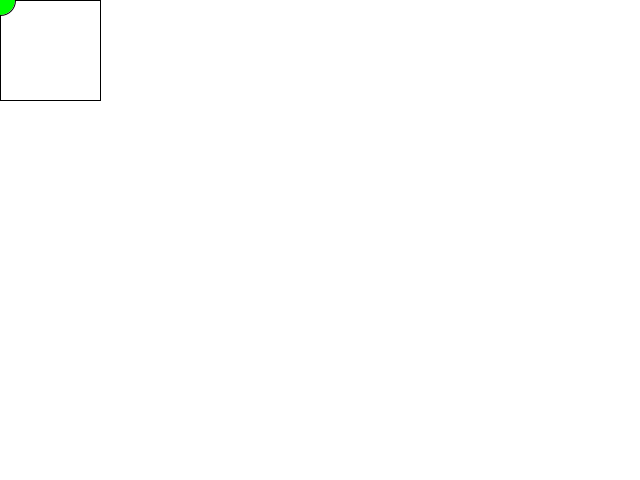
Frame 1 (no input)
Frame 60 (the mouse pressed at the canvas centre just before this capture): identical to frame 1, image omitted
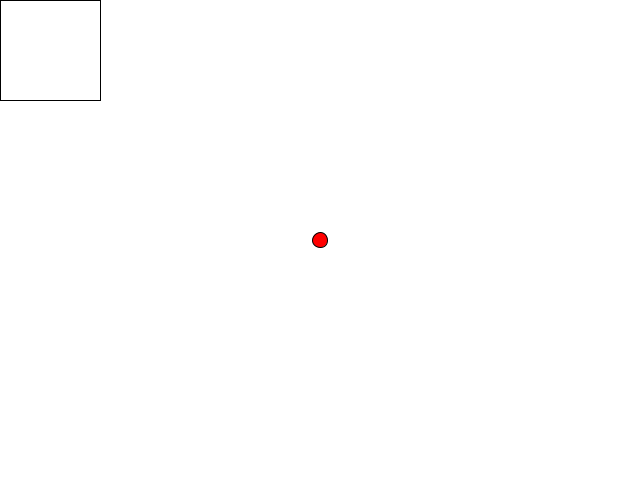
Frame 120 (the mouse held since frame 60 and released just before this capture)

The Processing sketch that drew these frames (run headless with seeded random() and noise(); from frame 60 on, the mouse is pressed at the canvas centre):

// Processing sketch: processing_51225
// ── processing_51225.pde

void setup(){
 size(640,480);
smooth(); 
  
}


void draw(){
  background(255);
  
  noFill();
  
  rect(0,0,100,100);
  
  fill(255,0,0);
  
  ellipse (mouseX,mouseY,15,15);
  
  float mx = map (mouseX,0,100,0,width);
  float my = map (mouseY,0,100,0,height);
  
  
  fill(0,255,0);
  ellipse(mx,my,30,30);
  
  
}
                
                
